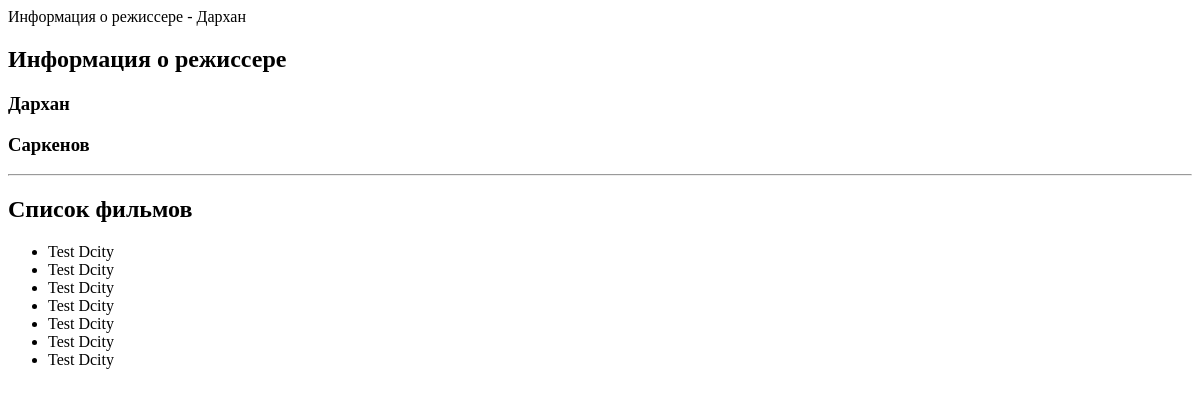
Page /director/9/ on the earlier database version.
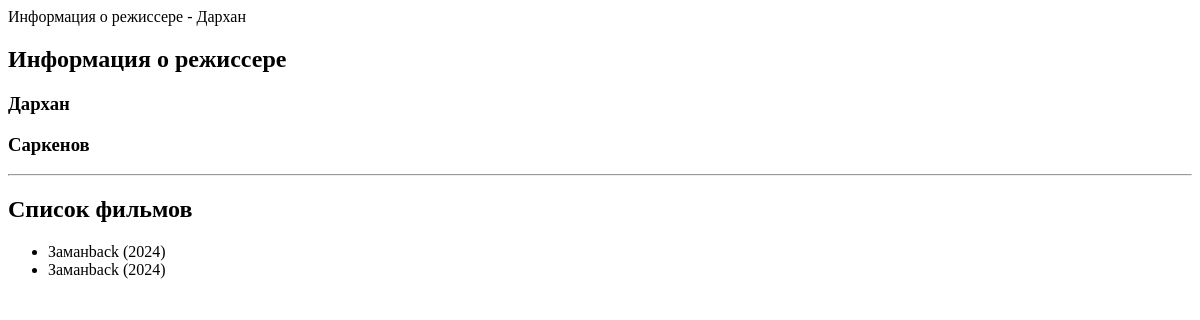
Same page on the later database version.
### movie_app/models.py (models this page shows, shortened)
class Movie(models.Model):
    director = models.ForeignKey(Director, on_delete=models.CASCADE, null=True)
    actor = models.ManyToManyField(Actor)
    name = models.CharField(max_length=40)
    rating = models.IntegerField(validators=[MinValueValidator(1), MaxValueValidator(10)], null=True, blank=True)
    year = models.IntegerField(null=True, validators=[MinValueValidator(1900), MaxValueValidator(2050)])
    budget = models.IntegerField(default=1000000, validators=[MinValueValidator(1), MaxValueValidator(10000000)])
    slug = models.SlugField(default='', null=False)

### movie_app/views.py (the view)
# urls.py: path('director/<int:pk>/', views.DirectorDetailView.as_view(), name='director-detail'),
class DirectorDetailView(DetailView):
    model = Director
    template_name = 'movie_app/one_director.html'

### movie_app/templates/movie_app/one_director.html
{% block title %} Информация о режиссере - {{ director.first_name }} {% endblock %}
{% block content %}
    <h2>Информация о режиссере</h2>
    <h3>{{ director.first_name }}</h3>
    <h3>{{ director.last_name }}</h3>
    <hr>
    <h2>Список фильмов</h2>
    <ul>
    {% for movie in director.movie_set.all %}
        <li>{{ movie.name }}</li>
    {% endfor %}
    </ul>
{% endblock %}

Differences in the rows shown:
removed Movie: name "Test Dcity"
removed Movie: name "Test Dcity"
removed Movie: name "Test Dcity"
removed Movie: name "Test Dcity"
removed Movie: name "Test Dcity"
removed Movie: name "Test Dcity"
removed Movie: name "Test Dcity"
added Movie: name "Заманback (2024)"
added Movie: name "Заманback (2024)"
